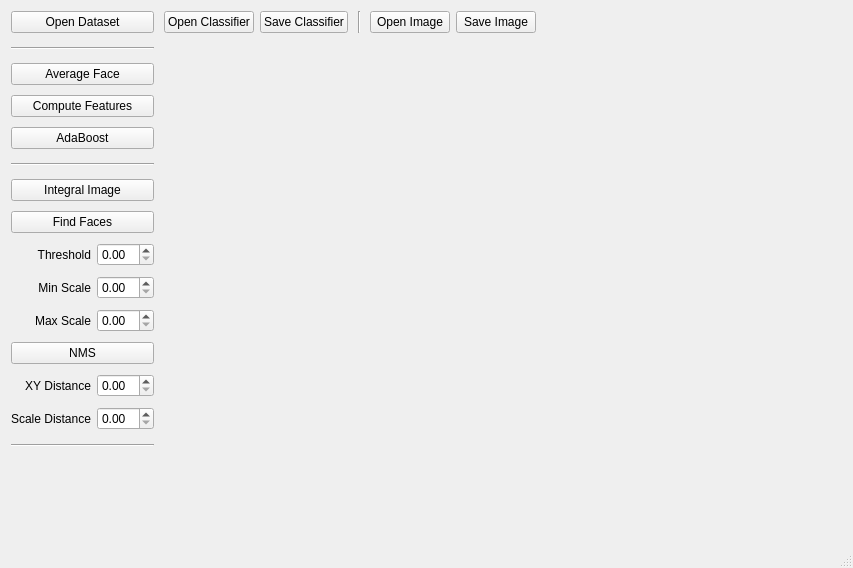
<?xml version="1.0" encoding="UTF-8"?>
<ui version="4.0">
 <class>MainWindow</class>
 <widget class="QMainWindow" name="MainWindow">
  <property name="geometry">
   <rect>
    <x>0</x>
    <y>0</y>
    <width>853</width>
    <height>568</height>
   </rect>
  </property>
  <property name="windowTitle">
   <string>MainWindow</string>
  </property>
  <widget class="QWidget" name="centralWidget">
   <layout class="QHBoxLayout" name="horizontalLayout_2">
    <property name="spacing">
     <number>10</number>
    </property>
    <item>
     <layout class="QGridLayout" name="gridLayout">
      <property name="verticalSpacing">
       <number>10</number>
      </property>
      <item row="2" column="0" colspan="2">
       <widget class="QPushButton" name="averageFaceButton">
        <property name="text">
         <string>Average Face</string>
        </property>
       </widget>
      </item>
      <item row="3" column="0" colspan="2">
       <widget class="QPushButton" name="computeFeaturesButton">
        <property name="text">
         <string>Compute Features</string>
        </property>
       </widget>
      </item>
      <item row="4" column="0" colspan="2">
       <widget class="QPushButton" name="adaboostButton">
        <property name="text">
         <string>AdaBoost</string>
        </property>
       </widget>
      </item>
      <item row="5" column="0" colspan="2">
       <widget class="Line" name="line">
        <property name="minimumSize">
         <size>
          <width>0</width>
          <height>10</height>
         </size>
        </property>
        <property name="orientation">
         <enum>Qt::Horizontal</enum>
        </property>
       </widget>
      </item>
      <item row="6" column="0" colspan="2">
       <widget class="QPushButton" name="integralImageButton">
        <property name="text">
         <string>Integral Image</string>
        </property>
       </widget>
      </item>
      <item row="7" column="0" colspan="2">
       <widget class="QPushButton" name="findFacesButton">
        <property name="text">
         <string>Find Faces</string>
        </property>
       </widget>
      </item>
      <item row="8" column="1">
       <widget class="QDoubleSpinBox" name="faceThresholdSpinBox"/>
      </item>
      <item row="8" column="0">
       <widget class="QLabel" name="label">
        <property name="text">
         <string>Threshold</string>
        </property>
        <property name="alignment">
         <set>Qt::AlignRight|Qt::AlignTrailing|Qt::AlignVCenter</set>
        </property>
       </widget>
      </item>
      <item row="9" column="1">
       <widget class="QDoubleSpinBox" name="minScaleSpinBox"/>
      </item>
      <item row="9" column="0">
       <widget class="QLabel" name="label_2">
        <property name="text">
         <string>Min Scale</string>
        </property>
        <property name="alignment">
         <set>Qt::AlignRight|Qt::AlignTrailing|Qt::AlignVCenter</set>
        </property>
       </widget>
      </item>
      <item row="10" column="1">
       <widget class="QDoubleSpinBox" name="maxScaleSpinBox"/>
      </item>
      <item row="10" column="0">
       <widget class="QLabel" name="label_3">
        <property name="text">
         <string>Max Scale</string>
        </property>
        <property name="alignment">
         <set>Qt::AlignRight|Qt::AlignTrailing|Qt::AlignVCenter</set>
        </property>
       </widget>
      </item>
      <item row="11" column="0" colspan="2">
       <widget class="QPushButton" name="NMSButton">
        <property name="text">
         <string>NMS</string>
        </property>
       </widget>
      </item>
      <item row="12" column="0">
       <widget class="QLabel" name="label_4">
        <property name="text">
         <string>XY Distance</string>
        </property>
        <property name="alignment">
         <set>Qt::AlignRight|Qt::AlignTrailing|Qt::AlignVCenter</set>
        </property>
       </widget>
      </item>
      <item row="12" column="1">
       <widget class="QDoubleSpinBox" name="xyNMSSpinBox"/>
      </item>
      <item row="13" column="1">
       <widget class="QDoubleSpinBox" name="scaleNMSSpinBox"/>
      </item>
      <item row="13" column="0">
       <widget class="QLabel" name="label_5">
        <property name="text">
         <string>Scale Distance</string>
        </property>
        <property name="alignment">
         <set>Qt::AlignRight|Qt::AlignTrailing|Qt::AlignVCenter</set>
        </property>
       </widget>
      </item>
      <item row="1" column="0" colspan="2">
       <widget class="Line" name="line_2">
        <property name="minimumSize">
         <size>
          <width>0</width>
          <height>10</height>
         </size>
        </property>
        <property name="orientation">
         <enum>Qt::Horizontal</enum>
        </property>
       </widget>
      </item>
      <item row="0" column="0" colspan="2">
       <widget class="QPushButton" name="openDatasetButton">
        <property name="sizePolicy">
         <sizepolicy hsizetype="Minimum" vsizetype="Fixed">
          <horstretch>0</horstretch>
          <verstretch>0</verstretch>
         </sizepolicy>
        </property>
        <property name="palette">
         <palette>
          <active>
           <colorrole role="WindowText">
            <brush brushstyle="SolidPattern">
             <color alpha="255">
              <red>0</red>
              <green>0</green>
              <blue>0</blue>
             </color>
            </brush>
           </colorrole>
           <colorrole role="Text">
            <brush brushstyle="SolidPattern">
             <color alpha="255">
              <red>0</red>
              <green>0</green>
              <blue>0</blue>
             </color>
            </brush>
           </colorrole>
           <colorrole role="ButtonText">
            <brush brushstyle="SolidPattern">
             <color alpha="255">
              <red>0</red>
              <green>0</green>
              <blue>0</blue>
             </color>
            </brush>
           </colorrole>
          </active>
          <inactive>
           <colorrole role="WindowText">
            <brush brushstyle="SolidPattern">
             <color alpha="255">
              <red>0</red>
              <green>0</green>
              <blue>0</blue>
             </color>
            </brush>
           </colorrole>
           <colorrole role="Text">
            <brush brushstyle="SolidPattern">
             <color alpha="255">
              <red>0</red>
              <green>0</green>
              <blue>0</blue>
             </color>
            </brush>
           </colorrole>
           <colorrole role="ButtonText">
            <brush brushstyle="SolidPattern">
             <color alpha="255">
              <red>0</red>
              <green>0</green>
              <blue>0</blue>
             </color>
            </brush>
           </colorrole>
          </inactive>
          <disabled>
           <colorrole role="WindowText">
            <brush brushstyle="SolidPattern">
             <color alpha="255">
              <red>0</red>
              <green>170</green>
              <blue>0</blue>
             </color>
            </brush>
           </colorrole>
           <colorrole role="Text">
            <brush brushstyle="SolidPattern">
             <color alpha="255">
              <red>0</red>
              <green>170</green>
              <blue>0</blue>
             </color>
            </brush>
           </colorrole>
           <colorrole role="ButtonText">
            <brush brushstyle="SolidPattern">
             <color alpha="255">
              <red>0</red>
              <green>170</green>
              <blue>0</blue>
             </color>
            </brush>
           </colorrole>
          </disabled>
         </palette>
        </property>
        <property name="text">
         <string>Open Dataset</string>
        </property>
       </widget>
      </item>
      <item row="15" column="0" colspan="2">
       <spacer name="verticalSpacer">
        <property name="orientation">
         <enum>Qt::Vertical</enum>
        </property>
        <property name="sizeHint" stdset="0">
         <size>
          <width>20</width>
          <height>40</height>
         </size>
        </property>
       </spacer>
      </item>
      <item row="14" column="0" colspan="2">
       <widget class="Line" name="line_4">
        <property name="minimumSize">
         <size>
          <width>0</width>
          <height>10</height>
         </size>
        </property>
        <property name="orientation">
         <enum>Qt::Horizontal</enum>
        </property>
       </widget>
      </item>
     </layout>
    </item>
    <item>
     <layout class="QVBoxLayout" name="verticalLayout">
      <item>
       <layout class="QHBoxLayout" name="horizontalLayout">
        <property name="bottomMargin">
         <number>10</number>
        </property>
        <item>
         <widget class="QPushButton" name="openClassifierButton">
          <property name="sizePolicy">
           <sizepolicy hsizetype="Minimum" vsizetype="Preferred">
            <horstretch>0</horstretch>
            <verstretch>0</verstretch>
           </sizepolicy>
          </property>
          <property name="text">
           <string>Open Classifier</string>
          </property>
         </widget>
        </item>
        <item>
         <widget class="QPushButton" name="saveClassifierButton">
          <property name="sizePolicy">
           <sizepolicy hsizetype="Minimum" vsizetype="Preferred">
            <horstretch>0</horstretch>
            <verstretch>0</verstretch>
           </sizepolicy>
          </property>
          <property name="text">
           <string>Save Classifier</string>
          </property>
         </widget>
        </item>
        <item>
         <widget class="Line" name="line_3">
          <property name="minimumSize">
           <size>
            <width>10</width>
            <height>0</height>
           </size>
          </property>
          <property name="orientation">
           <enum>Qt::Vertical</enum>
          </property>
         </widget>
        </item>
        <item>
         <widget class="QPushButton" name="openImageButton">
          <property name="sizePolicy">
           <sizepolicy hsizetype="Minimum" vsizetype="Preferred">
            <horstretch>0</horstretch>
            <verstretch>0</verstretch>
           </sizepolicy>
          </property>
          <property name="text">
           <string>Open Image</string>
          </property>
         </widget>
        </item>
        <item>
         <widget class="QPushButton" name="saveImageButton">
          <property name="sizePolicy">
           <sizepolicy hsizetype="Minimum" vsizetype="Preferred">
            <horstretch>0</horstretch>
            <verstretch>0</verstretch>
           </sizepolicy>
          </property>
          <property name="text">
           <string>Save Image</string>
          </property>
         </widget>
        </item>
        <item>
         <spacer name="horizontalSpacer">
          <property name="orientation">
           <enum>Qt::Horizontal</enum>
          </property>
          <property name="sizeHint" stdset="0">
           <size>
            <width>40</width>
            <height>20</height>
           </size>
          </property>
         </spacer>
        </item>
       </layout>
      </item>
      <item>
       <widget class="QLabel" name="displayLabel">
        <property name="sizePolicy">
         <sizepolicy hsizetype="Preferred" vsizetype="Expanding">
          <horstretch>0</horstretch>
          <verstretch>0</verstretch>
         </sizepolicy>
        </property>
        <property name="palette">
         <palette>
          <active>
           <colorrole role="WindowText">
            <brush brushstyle="SolidPattern">
             <color alpha="255">
              <red>0</red>
              <green>0</green>
              <blue>0</blue>
             </color>
            </brush>
           </colorrole>
           <colorrole role="ButtonText">
            <brush brushstyle="SolidPattern">
             <color alpha="255">
              <red>0</red>
              <green>85</green>
              <blue>0</blue>
             </color>
            </brush>
           </colorrole>
          </active>
          <inactive>
           <colorrole role="WindowText">
            <brush brushstyle="SolidPattern">
             <color alpha="255">
              <red>0</red>
              <green>0</green>
              <blue>0</blue>
             </color>
            </brush>
           </colorrole>
           <colorrole role="ButtonText">
            <brush brushstyle="SolidPattern">
             <color alpha="255">
              <red>0</red>
              <green>0</green>
              <blue>0</blue>
             </color>
            </brush>
           </colorrole>
          </inactive>
          <disabled>
           <colorrole role="WindowText">
            <brush brushstyle="SolidPattern">
             <color alpha="255">
              <red>120</red>
              <green>120</green>
              <blue>120</blue>
             </color>
            </brush>
           </colorrole>
           <colorrole role="ButtonText">
            <brush brushstyle="SolidPattern">
             <color alpha="255">
              <red>120</red>
              <green>120</green>
              <blue>120</blue>
             </color>
            </brush>
           </colorrole>
          </disabled>
         </palette>
        </property>
        <property name="text">
         <string/>
        </property>
       </widget>
      </item>
     </layout>
    </item>
   </layout>
  </widget>
  <widget class="QMenuBar" name="menuBar">
   <property name="geometry">
    <rect>
     <x>0</x>
     <y>0</y>
     <width>853</width>
     <height>21</height>
    </rect>
   </property>
  </widget>
  <widget class="QStatusBar" name="statusBar"/>
 </widget>
 <layoutdefault spacing="6" margin="11"/>
 <resources/>
 <connections/>
</ui>
